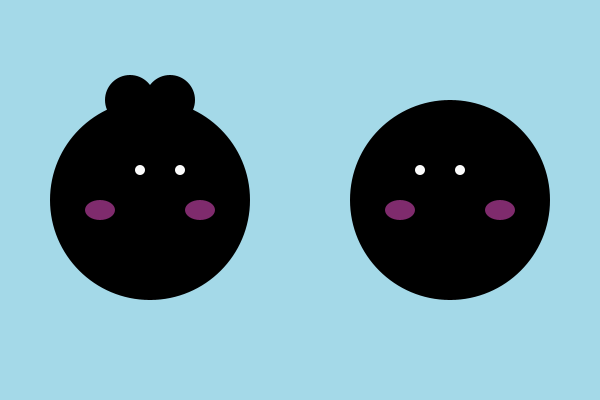
Frame 1 (no input)
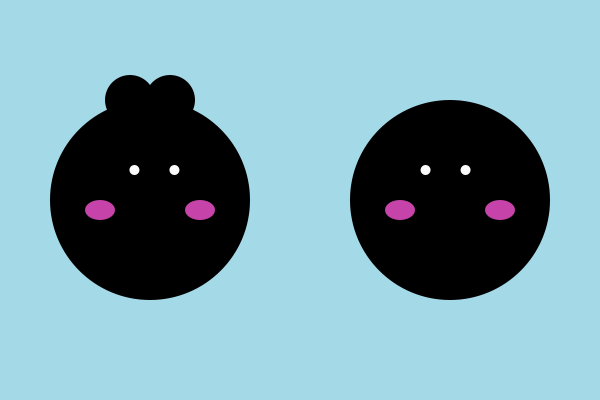
Frame 60 (the mouse pressed at the canvas centre just before this capture)
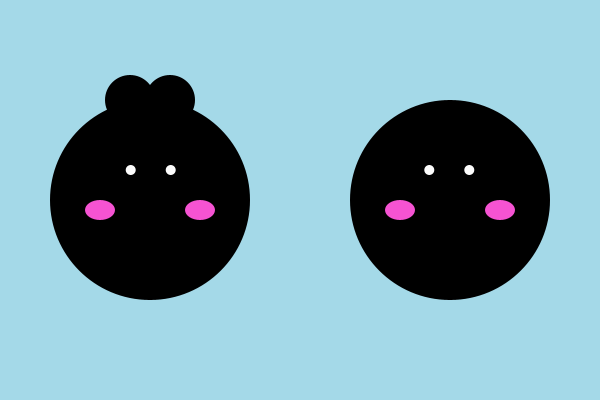
Frame 120 (the mouse held since frame 60 and released just before this capture)

The Processing sketch that drew these frames (run headless with seeded random() and noise(); from frame 60 on, the mouse is pressed at the canvas centre):

// Processing sketch: processing_172078
// ── processing_172078.pde

//shyness
float cheek = 0;
float eyes = 0;
void setup()
{
  smooth();
  size(600,400);
  colorMode(HSB,360,100,100);

  ellipseMode(CENTER);
  
}

void draw()
{
  float amplitude = map(sin(cheek),-1,1,0,100);
  float amplitude2 = map(sin(eyes),-1,1,0,-20);
  
  background(193,29,91);
  translate(150,200);
  noStroke();
  
  fill(0);
  
  ellipse(-20,-100,50,50);
  ellipse(20,-100,50,50);
  
  pushMatrix();
  fill(0);
  ellipse(0,0,200,200);
  fill(193,0,99);
  ellipse(amplitude2,-30,10,10);
  ellipse(amplitude2+40,-30,10,10);
  fill(313,66,amplitude);
  ellipse(-50,10,30,20);
  ellipse(50,10,30,20);
  popMatrix();
  
  translate(300,0);
  fill(0);
  pushMatrix();
  ellipse(0,0,200,200);
  fill(193,0,99);
  ellipse(-amplitude2-40,-30,10,10);
  ellipse(-amplitude2,-30,10,10);
  fill(313,66,amplitude);
  ellipse(-50,10,30,20);
  ellipse(50,10,30,20);
  popMatrix();
  
  cheek+=0.01;
  eyes+=0.01;
}
